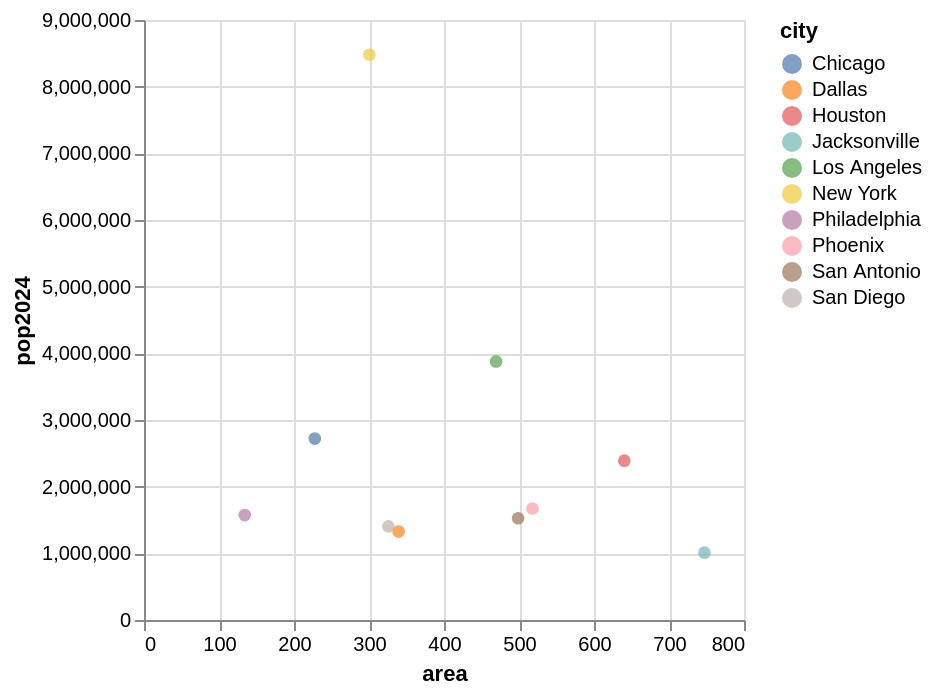

The notebook cell saved with this chart:
### Code cell
top10 = cities.head(10)

alt.Chart(top10).mark_circle(size = 40).encode(
  alt.X("area"),
  alt.Y("pop2024"),
  alt.Color("city"),
).display()

### Figure 1 — Vega-Lite specification as saved in the notebook (floating-point values rounded to 4 significant figures)
{"config": {"view": {"continuousWidth": 300, "continuousHeight": 300}}, "data": {"name": "data-62557f750f5322ad0b854434d5102e7e"}, "mark": {"type": "circle", "size": 40}, "encoding": {"color": {"field": "city", "type": "nominal"}, "x": {"field": "area", "type": "quantitative"}, "y": {"field": "pop2024", "type": "quantitative"}}, "$schema": "https://vega.github.io/schema/vega-lite/v6.1.0.json", "datasets": {"data-62557f750f5322ad0b854434d5102e7e": [{"city": "New York", "state": "NY", "pop2024": 8478072, "pop2020": 8804190, "area": 300.5}, {"city": "Los Angeles", "state": "CA", "pop2024": 3878704, "pop2020": 3898747, "area": 469.5}, {"city": "Chicago", "state": "IL", "pop2024": 2721308, "pop2020": 2746388, "area": 227.7}, {"city": "Houston", "state": "TX", "pop2024": 2390125, "pop2020": 2304580, "area": 640.4}, {"city": "Phoenix", "state": "AZ", "pop2024": 1673164, "pop2020": 1608139, "area": 518.0}, {"city": "Philadelphia", "state": "PA", "pop2024": 1573916, "pop2020": 1603797, "area": 134.4}, {"city": "San Antonio", "state": "TX", "pop2024": 1526656, "pop2020": 1434625, "area": 498.8}, {"city": "San Diego", "state": "CA", "pop2024": 1404452, "pop2020": 1386932, "area": 325.9}, {"city": "Dallas", "state": "TX", "pop2024": 1326087, "pop2020": 1304379, "area": 339.6}, {"city": "Jacksonville", "state": "FL", "pop2024": 1009833, "pop2020": 949611, "area": 747.3}]}}
